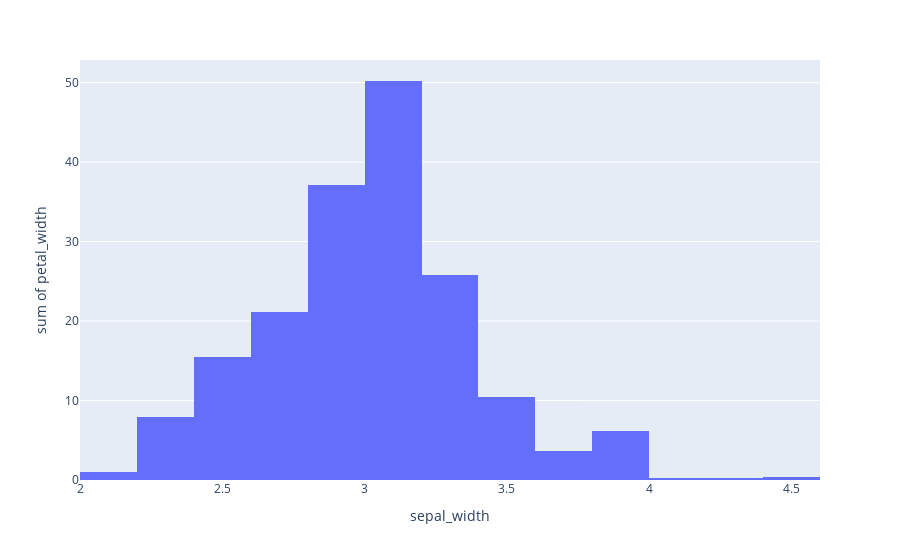

This figure's notebook cell:
### Code cell
f3=px.histogram(iris,x='sepal_width',y='petal_width')
f3.show()

### Figure 1 — Plotly figure (JSON) as saved in the notebook; plotly's stock layout.template omitted (floating-point values rounded to 4 significant figures; data arrays with more than 128 entries replaced by an {"elided": "..."} marker saying what was removed)
{"data": [{"alignmentgroup": "True", "bingroup": "x", "histfunc": "sum", "hovertemplate": "sepal_width=%{x}<br>sum of petal_width=%{y}<extra></extra>", "legendgroup": "", "marker": {"color": "#636efa", "pattern": {"shape": ""}}, "name": "", "offsetgroup": "", "orientation": "v", "showlegend": false, "type": "histogram", "x": {"elided": "150 float values"}, "xaxis": "x", "y": {"elided": "150 float values"}, "yaxis": "y"}], "layout": {"autosize": true, "barmode": "relative", "legend": {"tracegroupgap": 0}, "margin": {"t": 60}, "xaxis": {"anchor": "y", "autorange": true, "domain": [0, 1], "range": [2.0, 4.6], "title": {"text": "sepal_width"}, "type": "linear"}, "yaxis": {"anchor": "x", "autorange": true, "domain": [0, 1], "range": [0, 52.84], "title": {"text": "sum of petal_width"}, "type": "linear"}}}
